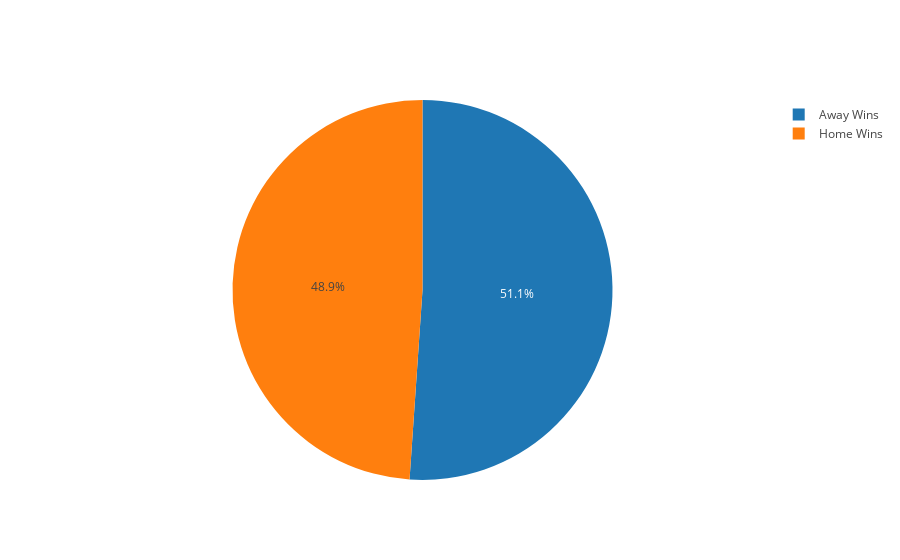

This figure's notebook cell:
### Markdown cell above
<b>Let us see MI performance in and away from home Did it had a huge impact on their success Let us Find Out..</b>

### Code cell
wins=df_mi_matches[df_mi_matches.winner=='MI']  
wins_At_home=wins[wins.city=='Mumbai']
count_home=len(wins_At_home)
wins_away=wins[wins.city!='Mumbai']
count_away=len(wins_away)
labels = ['Home Wins','Away Wins']
values = [count_home,count_away]
trace = go.Pie(labels=labels, values=values)
iplot([trace], filename='basic_pie_chart',show_link=False)

### Figure 1 — Plotly figure (JSON) as saved in the notebook; plotly's stock layout.template omitted (floating-point values rounded to 4 significant figures)
{"data": [{"labels": ["Home Wins", "Away Wins"], "type": "pie", "uid": "0aa327a0-39a9-4fe4-b5d0-277b94e71b62", "values": [45, 47]}], "layout": {}}
